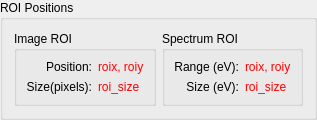
          <widget class="QGroupBox" name="groupBox_8">
           <property name="styleSheet">
            <string notr="true">font: 9pt &quot;Segoe UI&quot;;</string>
           </property>
           <property name="title">
            <string>ROI Positions</string>
           </property>
           <layout class="QGridLayout" name="gridLayout_19">
            <item row="0" column="1">
             <widget class="QGroupBox" name="groupBox_5">
              <property name="title">
               <string>Spectrum ROI</string>
              </property>
              <layout class="QGridLayout" name="gridLayout_11">
               <item row="0" column="0">
                <widget class="QLabel" name="label_8">
                 <property name="text">
                  <string>Range (eV):</string>
                 </property>
                 <property name="alignment">
                  <set>Qt::AlignRight|Qt::AlignTrailing|Qt::AlignVCenter</set>
                 </property>
                </widget>
               </item>
               <item row="1" column="1">
                <widget class="QLabel" name="le_spec_roi_size">
                 <property name="styleSheet">
                  <string notr="true">color: rgb(255, 0,0);</string>
                 </property>
                 <property name="text">
                  <string>roi_size</string>
                 </property>
                </widget>
               </item>
               <item row="0" column="1">
                <widget class="QLabel" name="le_spec_roi">
                 <property name="styleSheet">
                  <string notr="true">color: rgb(255, 0,0);</string>
                 </property>
                 <property name="text">
                  <string>roix, roiy</string>
                 </property>
                </widget>
               </item>
               <item row="1" column="0">
                <widget class="QLabel" name="label_29">
                 <property name="styleSheet">
                  <string notr="true"/>
                 </property>
                 <property name="text">
                  <string>Size (eV):</string>
                 </property>
                 <property name="alignment">
                  <set>Qt::AlignRight|Qt::AlignTrailing|Qt::AlignVCenter</set>
                 </property>
                </widget>
               </item>
              </layout>
             </widget>
            </item>
            <item row="0" column="0">
             <widget class="QGroupBox" name="groupBox_4">
              <property name="title">
               <string>Image ROI</string>
              </property>
              <layout class="QGridLayout" name="gridLayout_12">
               <item row="0" column="0">
                <widget class="QLabel" name="label_4">
                 <property name="text">
                  <string>Position:</string>
                 </property>
                 <property name="alignment">
                  <set>Qt::AlignRight|Qt::AlignTrailing|Qt::AlignVCenter</set>
                 </property>
                </widget>
               </item>
               <item row="0" column="1">
                <widget class="QLabel" name="le_roi">
                 <property name="styleSheet">
                  <string notr="true">color: rgb(255, 0,0);</string>
                 </property>
                 <property name="text">
                  <string>roix, roiy</string>
                 </property>
                </widget>
               </item>
               <item row="1" column="0">
                <widget class="QLabel" name="label_28">
                 <property name="styleSheet">
                  <string notr="true"/>
                 </property>
                 <property name="text">
                  <string>Size(pixels):</string>
                 </property>
                 <property name="alignment">
                  <set>Qt::AlignRight|Qt::AlignTrailing|Qt::AlignVCenter</set>
                 </property>
                </widget>
               </item>
               <item row="1" column="1">
                <widget class="QLabel" name="le_roi_size">
                 <property name="styleSheet">
                  <string notr="true">color: rgb(255, 0, 0);</string>
                 </property>
                 <property name="text">
                  <string>roi_size</string>
                 </property>
                </widget>
               </item>
              </layout>
             </widget>
            </item>
           </layout>
          </widget>
